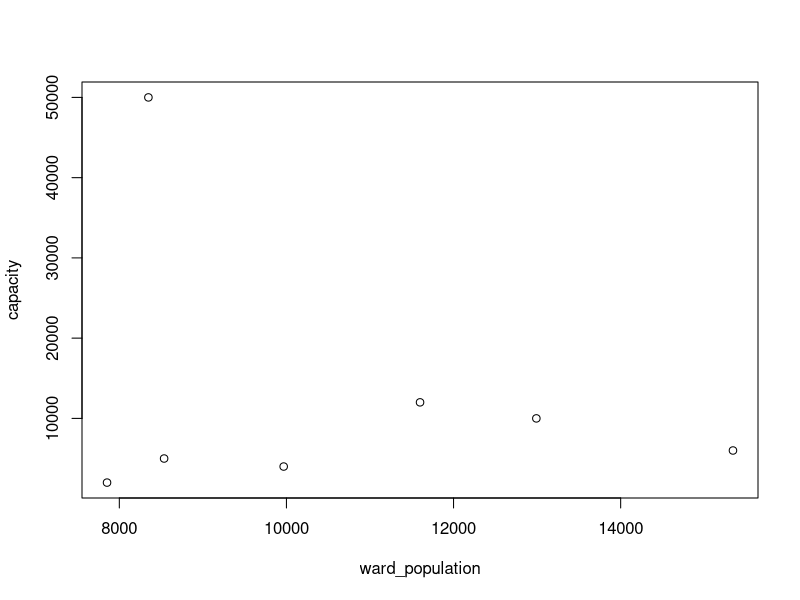
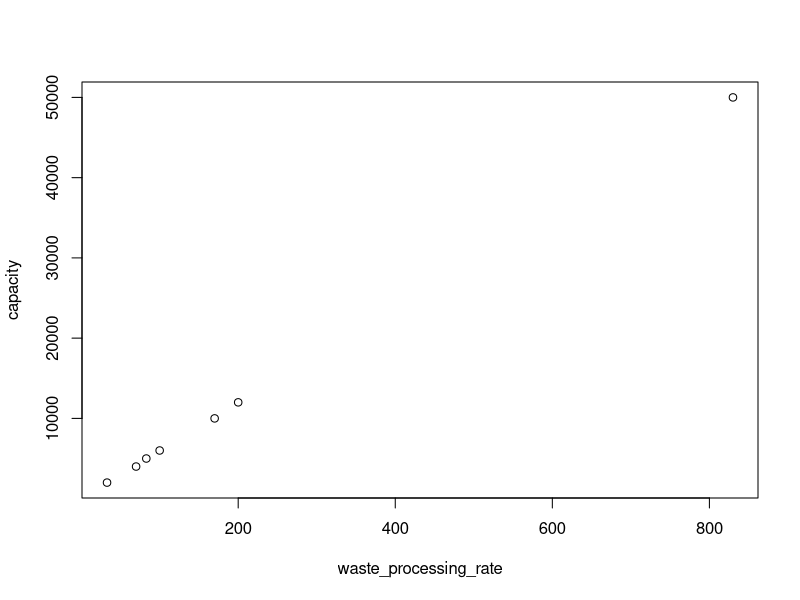
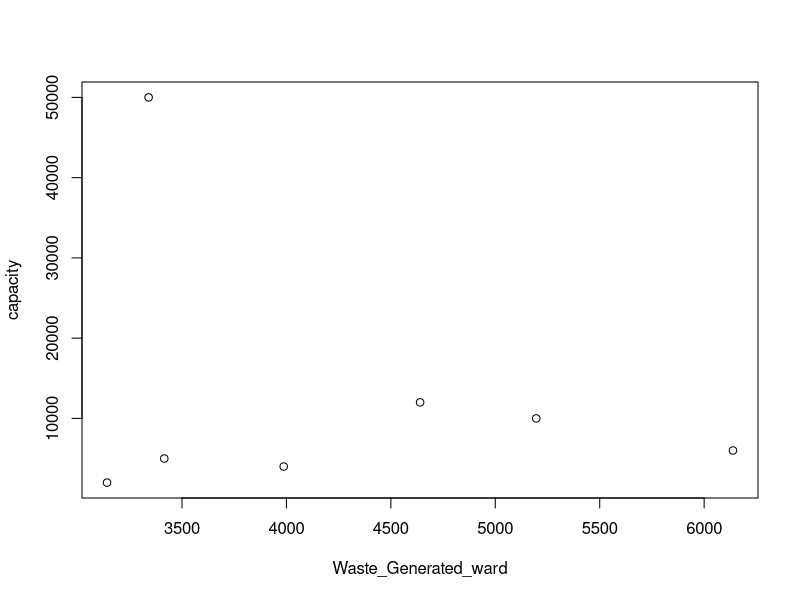
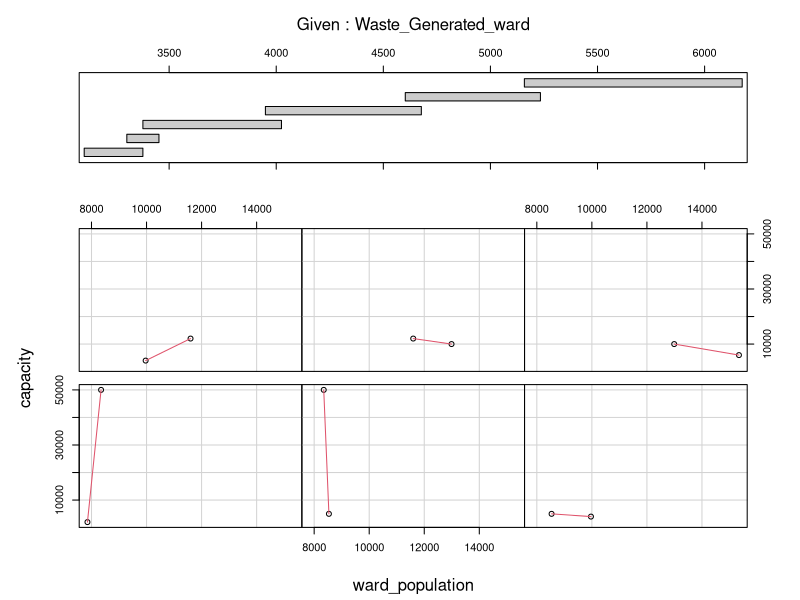
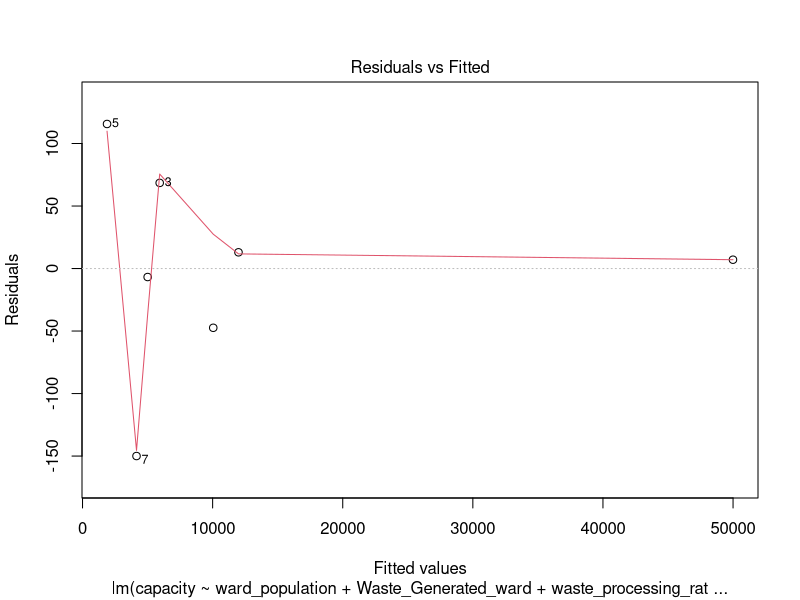
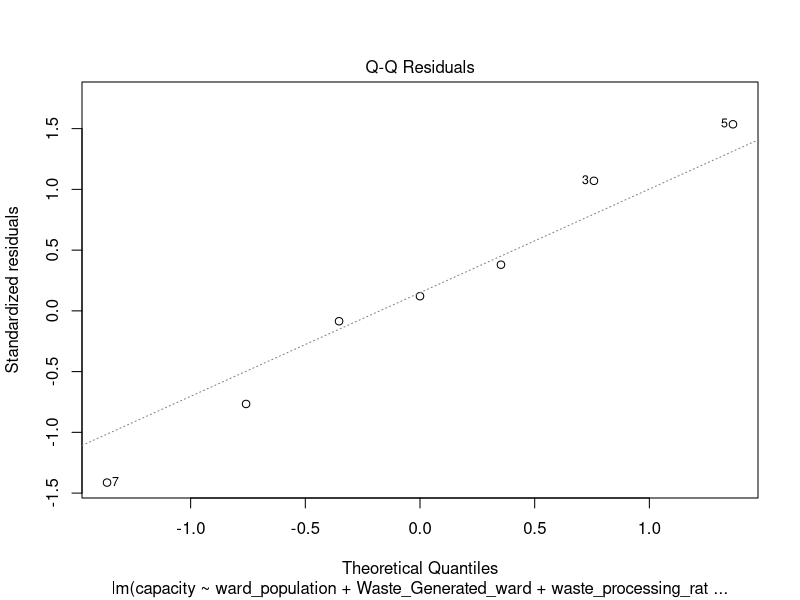
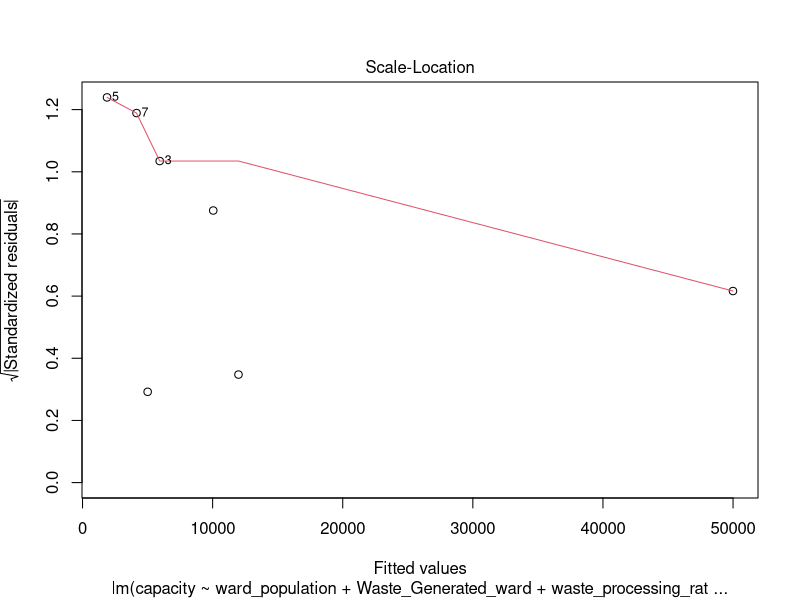
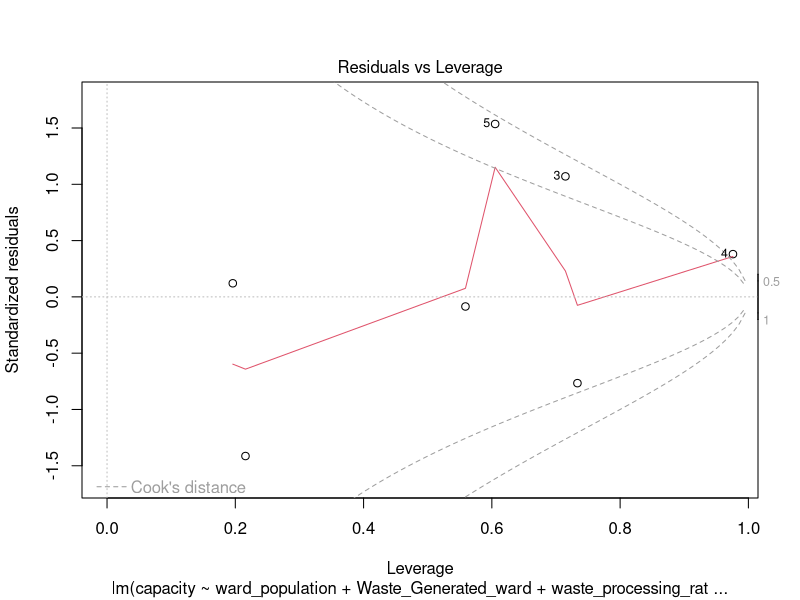

The R script that drew these images, in order:

library(tidyverse)
library(ggplot2)

input=data.frame(
 sl_no = c(1:7), 
  location = c("Ulloor market","Airport bridge","Poojapura","Jagathy","Manacadu","Sulaiman street","Vattiyoorkavu"),
  waste_collected_kg = c(87.87, 7.29, 16.25, 46.8, 17.95, 25.54, 3.716), 
  cap_kg = c(12000,5000,6000,50000,2000,10000,4000), 
  process_kg = c(200,83,100,830,33,170,70),
  Waste_Generated_per_ward = c(4640,3415,6138,3340, 3141,5196, 3987),
  population = c(11599, 8536, 15344, 8348, 7853, 12991, 9967),
  
stringsAsFactors = FALSE
)


print(input)

capacity<-input$cap_kg
Waste_Generated_ward<-input$Waste_Generated_per_ward 
waste_processing_rate<-input$process_kg
ward_population<-input$population
Location<-input$location
collected<-input$waste_collected_kg


plot(capacity~ward_population,input)
plot(capacity~waste_processing_rate,input)
plot(capacity~Waste_Generated_ward,input)
coplot(capacity~ward_population|Waste_Generated_ward, panel=panel.smooth)

#linear model equation to find the relation between parameters
model2<- lm(capacity~ward_population + Waste_Generated_ward + waste_processing_rate) 
model2
plot(model2)
predict(model2)

#to get the summary of each para
summary(capacity)
summary(waste_processing_rate)
summary(Waste_Generated_ward)
summary(ward_population)

#substitute values to predict Capacity in kilograms , assume processing rate as *1/55 of waste generated per ward
#enter the value of population of desired ward

sub_population<-958000 #trivandrum district population
sub_waste_generation<-sub_population*0.4 #0.4 is ssumed to be the average waste generated per person
  
Tot_capacity<- predict(model2,data.frame(Waste_Generated_ward=sub_waste_generation,
                                        ward_population=sub_population,
                                          waste_processing_rate=sub_waste_generation/55))
                               
print(paste(Tot_capacity,"is the required capacity of total facility"))

#Calculating no of bins in a ward
aerobin = Tot_capacity/500
print(paste(round(aerobin), "bins are required"))

 


